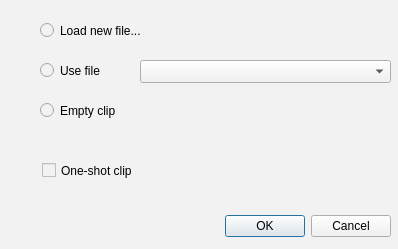
<?xml version="1.0" encoding="UTF-8"?>
<ui version="4.0">
 <class>Dialog</class>
 <widget class="QDialog" name="Dialog">
  <property name="geometry">
   <rect>
    <x>0</x>
    <y>0</y>
    <width>398</width>
    <height>249</height>
   </rect>
  </property>
  <property name="windowTitle">
   <string>Dialog</string>
  </property>
  <property name="styleSheet">
   <string notr="true">background-color: rgb(242, 242, 242);</string>
  </property>
  <widget class="QDialogButtonBox" name="buttonBox">
   <property name="geometry">
    <rect>
     <x>10</x>
     <y>210</y>
     <width>381</width>
     <height>32</height>
    </rect>
   </property>
   <property name="orientation">
    <enum>Qt::Horizontal</enum>
   </property>
   <property name="standardButtons">
    <set>QDialogButtonBox::Cancel|QDialogButtonBox::Ok</set>
   </property>
  </widget>
  <widget class="QRadioButton" name="emptyButton">
   <property name="geometry">
    <rect>
     <x>40</x>
     <y>100</y>
     <width>99</width>
     <height>21</height>
    </rect>
   </property>
   <property name="styleSheet">
    <string notr="true">color: rgb(0, 0, 0);</string>
   </property>
   <property name="text">
    <string>Empty clip</string>
   </property>
  </widget>
  <widget class="QRadioButton" name="newButton">
   <property name="geometry">
    <rect>
     <x>40</x>
     <y>20</y>
     <width>141</width>
     <height>21</height>
    </rect>
   </property>
   <property name="styleSheet">
    <string notr="true">color: rgb(0, 0, 0);</string>
   </property>
   <property name="text">
    <string>Load new file...</string>
   </property>
  </widget>
  <widget class="QRadioButton" name="useButton">
   <property name="geometry">
    <rect>
     <x>40</x>
     <y>60</y>
     <width>81</width>
     <height>21</height>
    </rect>
   </property>
   <property name="styleSheet">
    <string notr="true">color: rgb(0, 0, 0);</string>
   </property>
   <property name="text">
    <string>Use file</string>
   </property>
  </widget>
  <widget class="QComboBox" name="fileList">
   <property name="geometry">
    <rect>
     <x>140</x>
     <y>60</y>
     <width>251</width>
     <height>23</height>
    </rect>
   </property>
   <property name="styleSheet">
    <string notr="true">color: rgb(0, 0, 0);</string>
   </property>
  </widget>
  <widget class="QCheckBox" name="cBoxOneShotClip">
   <property name="geometry">
    <rect>
     <x>42</x>
     <y>150</y>
     <width>331</width>
     <height>41</height>
    </rect>
   </property>
   <property name="styleSheet">
    <string notr="true">color: rgb(0, 0, 0);</string>
   </property>
   <property name="text">
    <string>One-shot clip</string>
   </property>
  </widget>
 </widget>
 <resources/>
 <connections>
  <connection>
   <sender>buttonBox</sender>
   <signal>accepted()</signal>
   <receiver>Dialog</receiver>
   <slot>accept()</slot>
   <hints>
    <hint type="sourcelabel">
     <x>248</x>
     <y>254</y>
    </hint>
    <hint type="destinationlabel">
     <x>157</x>
     <y>274</y>
    </hint>
   </hints>
  </connection>
  <connection>
   <sender>buttonBox</sender>
   <signal>rejected()</signal>
   <receiver>Dialog</receiver>
   <slot>reject()</slot>
   <hints>
    <hint type="sourcelabel">
     <x>316</x>
     <y>260</y>
    </hint>
    <hint type="destinationlabel">
     <x>286</x>
     <y>274</y>
    </hint>
   </hints>
  </connection>
 </connections>
</ui>
